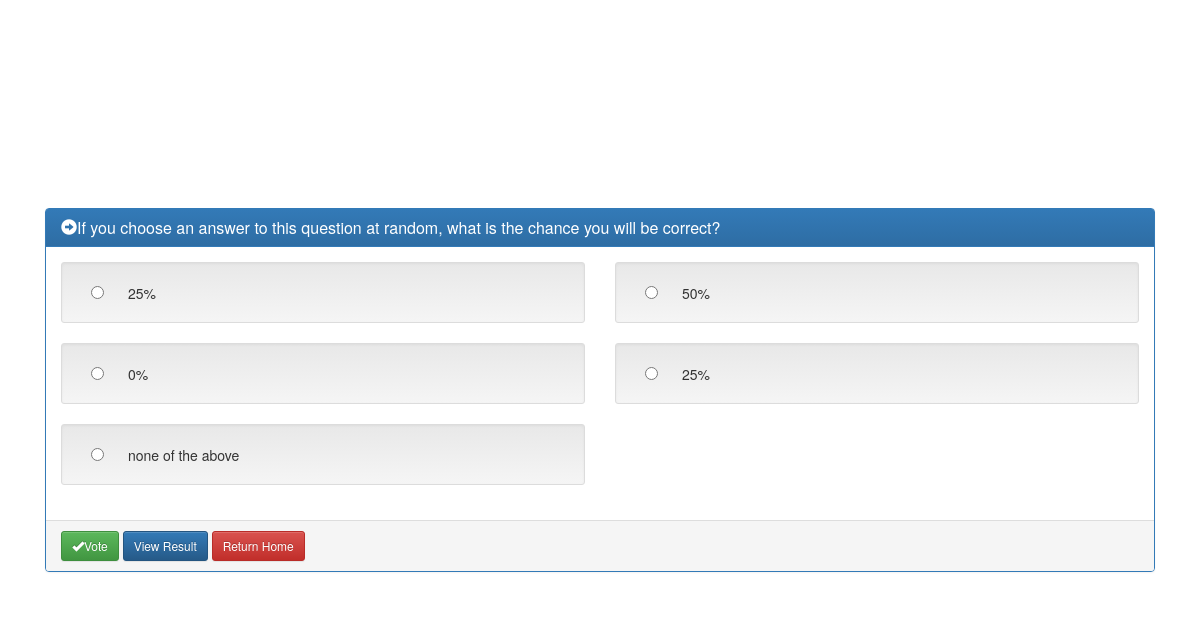
Screenshot of /polls/4/ with the database file from the repository.
### polls/models.py (models this page shows, shortened)
class Question(models.Model):
    question_text = models.CharField(max_length=200)
    pub_date = models.DateTimeField('date published')

class Choice(models.Model):
    question = models.ForeignKey(Question, on_delete=models.CASCADE)
    choice_text = models.CharField(max_length=200)
    votes = models.IntegerField(default=0)

### polls/views.py (the view)
# urls.py: url(r'^(?P<pk>[0-9]+)/$', views.DetailView.as_view(), name='detail'),
class DetailView(generic.DetailView):
    model = Question
    template_name = 'polls/detail.html'

### polls/templates/polls/detail.html (shortened to what this page needs)
{% extends "polls/base.html" %}
{% block detailcontent %}
<form action="{% url 'polls:vote' question.id %}" method="post">
<div class="jumbotron vertical-center">
<div class = "container">
    <div class = "span12">
<div class="col-md-12">
            <div class="panel panel-primary">
                <div class="panel-heading">
                    <h3 class="panel-title">
                        <span class="glyphicon glyphicon-circle-arrow-right"></span>{{ question.question_text }}</h3>
                </div>
                <div class="panel-body two-col">
                    <div class="row">
            {% for choice in question.choice_set.all %}
                        <div class="col-md-6">
                            <div class="well well-sm">
                                <div class="checkbox">
                                    <label>
                                      <input type="radio" name="choice" id="choice{{ forloop.counter }}" value="{{ choice.id }}" />
                                        <label for="choice{{ forloop.counter }}">{{ choice.choice_text }}</label><br />
                                    </label>
                                </div>
                            </div>
                        </div>
{% endfor %}
                    </div>
                </div>
                <div class="panel-footer">
                    <button type="submit" value="vote" class="btn btn-success btn-sm">
                        <span class="glyphicon glyphicon-ok"></span>Vote</button>
                    <a href = "{% url 'polls:results' question.id %}"><button type="button" class="btn btn-primary btn-sm">
                        View Result</button></a>
                    <a href = "{% url 'polls:index'%}"><button type="button" class="btn btn-danger btn-sm">
                        Return Home</button></a>
                </div>
            </div>
        </div>
      </div>
    </div>
  </div>
    </form>
{% endblock %}

### polls/static/css/polls.css (style rules this page uses)
body { background-image:no-repeat center center fixed; background-color: transparent; width: 100%; height: 100%; background-size: cover; -webkit-background-size: cover; -moz-background-size: cover; -o-background-size: cover; background-size: cover; }
.vertical-center { min-height: 100%; min-height: 100vh; display: flex; align-items: center; background-color: transparent; }

### rows the page displays
Question: question_text "If you choose an answer to this question at random, what is the chance you will be correct?"
Choice: choice_text "25%"
Choice: choice_text "50%"
Choice: choice_text "0%"
Choice: choice_text "25%"
Choice: choice_text "none of the above"
